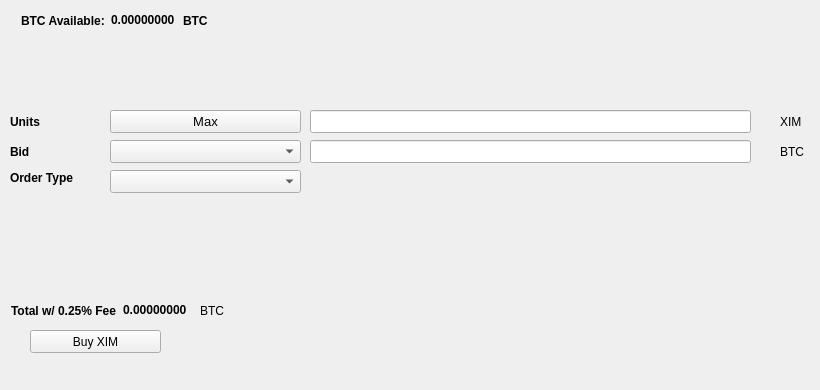
   <widget class="QWidget" name="BuyTab">
    <attribute name="title">
     <string>Buy</string>
    </attribute>
    <widget class="QPushButton" name="BuyXIM">
     <property name="geometry">
      <rect>
       <x>30</x>
       <y>330</y>
       <width>131</width>
       <height>23</height>
      </rect>
     </property>
     <property name="text">
      <string>Buy XIM</string>
     </property>
     <property name="icon">
      <iconset resource="../ximblock.qrc">
       <normaloff>:/icons/bitcoin</normaloff>:/icons/bitcoin</iconset>
     </property>
    </widget>
    <widget class="QLabel" name="label_3">
     <property name="geometry">
      <rect>
       <x>10</x>
       <y>110</y>
       <width>46</width>
       <height>23</height>
      </rect>
     </property>
     <property name="font">
      <font>
       <weight>75</weight>
       <bold>true</bold>
      </font>
     </property>
     <property name="text">
      <string>Units</string>
     </property>
    </widget>
    <widget class="QLineEdit" name="UnitsInput">
     <property name="geometry">
      <rect>
       <x>310</x>
       <y>110</y>
       <width>441</width>
       <height>23</height>
      </rect>
     </property>
     <property name="font">
      <font>
       <pointsize>9</pointsize>
       <weight>75</weight>
       <bold>true</bold>
      </font>
     </property>
    </widget>
    <widget class="QLineEdit" name="BuyBidPriceEdit">
     <property name="geometry">
      <rect>
       <x>310</x>
       <y>140</y>
       <width>441</width>
       <height>23</height>
      </rect>
     </property>
     <property name="font">
      <font>
       <pointsize>9</pointsize>
       <weight>75</weight>
       <bold>true</bold>
      </font>
     </property>
    </widget>
    <widget class="QLabel" name="label_4">
     <property name="geometry">
      <rect>
       <x>780</x>
       <y>110</y>
       <width>31</width>
       <height>23</height>
      </rect>
     </property>
     <property name="text">
      <string>XIM</string>
     </property>
    </widget>
    <widget class="QLabel" name="label_5">
     <property name="geometry">
      <rect>
       <x>780</x>
       <y>140</y>
       <width>31</width>
       <height>23</height>
      </rect>
     </property>
     <property name="text">
      <string>BTC</string>
     </property>
    </widget>
    <widget class="QLabel" name="label_6">
     <property name="geometry">
      <rect>
       <x>10</x>
       <y>140</y>
       <width>46</width>
       <height>23</height>
      </rect>
     </property>
     <property name="font">
      <font>
       <weight>75</weight>
       <bold>true</bold>
      </font>
     </property>
     <property name="text">
      <string>Bid</string>
     </property>
    </widget>
    <widget class="QLabel" name="label_7">
     <property name="geometry">
      <rect>
       <x>10</x>
       <y>170</y>
       <width>91</width>
       <height>16</height>
      </rect>
     </property>
     <property name="font">
      <font>
       <weight>75</weight>
       <bold>true</bold>
      </font>
     </property>
     <property name="text">
      <string>Order Type</string>
     </property>
    </widget>
    <widget class="QPushButton" name="Buy_Max_Amount">
     <property name="geometry">
      <rect>
       <x>110</x>
       <y>110</y>
       <width>191</width>
       <height>23</height>
      </rect>
     </property>
     <property name="font">
      <font>
       <pointsize>10</pointsize>
      </font>
     </property>
     <property name="text">
      <string>Max</string>
     </property>
    </widget>
    <widget class="QComboBox" name="BuyBidcomboBox">
     <property name="geometry">
      <rect>
       <x>110</x>
       <y>140</y>
       <width>191</width>
       <height>23</height>
      </rect>
     </property>
     <property name="font">
      <font>
       <pointsize>10</pointsize>
      </font>
     </property>
    </widget>
    <widget class="QComboBox" name="buyOrdertypeCombo">
     <property name="geometry">
      <rect>
       <x>110</x>
       <y>170</y>
       <width>191</width>
       <height>23</height>
      </rect>
     </property>
     <property name="font">
      <font>
       <pointsize>10</pointsize>
      </font>
     </property>
    </widget>
    <widget class="QWidget" name="layoutWidget1">
     <property name="geometry">
      <rect>
       <x>21</x>
       <y>11</y>
       <width>227</width>
       <height>19</height>
      </rect>
     </property>
     <layout class="QHBoxLayout" name="horizontalLayout_3">
      <item>
       <widget class="QLabel" name="label232">
        <property name="font">
         <font>
          <weight>75</weight>
          <bold>true</bold>
         </font>
        </property>
        <property name="text">
         <string>BTC Available:</string>
        </property>
       </widget>
      </item>
      <item>
       <widget class="QLabel" name="BtcAvailableLbl">
        <property name="palette">
         <palette>
          <active>
           <colorrole role="WindowText">
            <brush brushstyle="SolidPattern">
             <color alpha="255">
              <red>0</red>
              <green>0</green>
              <blue>0</blue>
             </color>
            </brush>
           </colorrole>
           <colorrole role="Button">
            <brush brushstyle="SolidPattern">
             <color alpha="255">
              <red>0</red>
              <green>170</green>
              <blue>0</blue>
             </color>
            </brush>
           </colorrole>
           <colorrole role="Light">
            <brush brushstyle="SolidPattern">
             <color alpha="255">
              <red>0</red>
              <green>255</green>
              <blue>0</blue>
             </color>
            </brush>
           </colorrole>
           <colorrole role="Midlight">
            <brush brushstyle="SolidPattern">
             <color alpha="255">
              <red>0</red>
              <green>212</green>
              <blue>0</blue>
             </color>
            </brush>
           </colorrole>
           <colorrole role="Dark">
            <brush brushstyle="SolidPattern">
             <color alpha="255">
              <red>0</red>
              <green>85</green>
              <blue>0</blue>
             </color>
            </brush>
           </colorrole>
           <colorrole role="Mid">
            <brush brushstyle="SolidPattern">
             <color alpha="255">
              <red>0</red>
              <green>113</green>
              <blue>0</blue>
             </color>
            </brush>
           </colorrole>
           <colorrole role="Text">
            <brush brushstyle="SolidPattern">
             <color alpha="255">
              <red>0</red>
              <green>170</green>
              <blue>0</blue>
             </color>
            </brush>
           </colorrole>
           <colorrole role="BrightText">
            <brush brushstyle="SolidPattern">
             <color alpha="255">
              <red>255</red>
              <green>255</green>
              <blue>255</blue>
             </color>
            </brush>
           </colorrole>
           <colorrole role="ButtonText">
            <brush brushstyle="SolidPattern">
             <color alpha="255">
              <red>0</red>
              <green>0</green>
              <blue>0</blue>
             </color>
            </brush>
           </colorrole>
           <colorrole role="Base">
            <brush brushstyle="SolidPattern">
             <color alpha="255">
              <red>255</red>
              <green>255</green>
              <blue>255</blue>
             </color>
            </brush>
           </colorrole>
           <colorrole role="Window">
            <brush brushstyle="SolidPattern">
             <color alpha="255">
              <red>0</red>
              <green>170</green>
              <blue>0</blue>
             </color>
            </brush>
           </colorrole>
           <colorrole role="Shadow">
            <brush brushstyle="SolidPattern">
             <color alpha="255">
              <red>0</red>
              <green>0</green>
              <blue>0</blue>
             </color>
            </brush>
           </colorrole>
           <colorrole role="AlternateBase">
            <brush brushstyle="SolidPattern">
             <color alpha="255">
              <red>127</red>
              <green>212</green>
              <blue>127</blue>
             </color>
            </brush>
           </colorrole>
           <colorrole role="ToolTipBase">
            <brush brushstyle="SolidPattern">
             <color alpha="255">
              <red>255</red>
              <green>255</green>
              <blue>220</blue>
             </color>
            </brush>
           </colorrole>
           <colorrole role="ToolTipText">
            <brush brushstyle="SolidPattern">
             <color alpha="255">
              <red>0</red>
              <green>0</green>
              <blue>0</blue>
             </color>
            </brush>
           </colorrole>
          </active>
          <inactive>
           <colorrole role="WindowText">
            <brush brushstyle="SolidPattern">
             <color alpha="255">
              <red>0</red>
              <green>0</green>
              <blue>0</blue>
             </color>
            </brush>
           </colorrole>
           <colorrole role="Button">
            <brush brushstyle="SolidPattern">
             <color alpha="255">
              <red>0</red>
              <green>170</green>
              <blue>0</blue>
             </color>
            </brush>
           </colorrole>
           <colorrole role="Light">
            <brush brushstyle="SolidPattern">
             <color alpha="255">
              <red>0</red>
              <green>255</green>
              <blue>0</blue>
             </color>
            </brush>
           </colorrole>
           <colorrole role="Midlight">
            <brush brushstyle="SolidPattern">
             <color alpha="255">
              <red>0</red>
              <green>212</green>
              <blue>0</blue>
             </color>
            </brush>
           </colorrole>
           <colorrole role="Dark">
            <brush brushstyle="SolidPattern">
             <color alpha="255">
              <red>0</red>
              <green>85</green>
              <blue>0</blue>
             </color>
            </brush>
           </colorrole>
           <colorrole role="Mid">
            <brush brushstyle="SolidPattern">
             <color alpha="255">
              <red>0</red>
              <green>113</green>
              <blue>0</blue>
             </color>
            </brush>
           </colorrole>
           <colorrole role="Text">
            <brush brushstyle="SolidPattern">
             <color alpha="255">
              <red>0</red>
              <green>170</green>
              <blue>0</blue>
             </color>
            </brush>
           </colorrole>
           <colorrole role="BrightText">
            <brush brushstyle="SolidPattern">
             <color alpha="255">
              <red>255</red>
              <green>255</green>
              <blue>255</blue>
             </color>
            </brush>
           </colorrole>
           <colorrole role="ButtonText">
            <brush brushstyle="SolidPattern">
             <color alpha="255">
              <red>0</red>
              <green>0</green>
              <blue>0</blue>
             </color>
            </brush>
           </colorrole>
           <colorrole role="Base">
            <brush brushstyle="SolidPattern">
             <color alpha="255">
              <red>255</red>
              <green>255</green>
              <blue>255</blue>
             </color>
            </brush>
           </colorrole>
           <colorrole role="Window">
            <brush brushstyle="SolidPattern">
             <color alpha="255">
              <red>0</red>
              <green>170</green>
              <blue>0</blue>
             </color>
            </brush>
           </colorrole>
           <colorrole role="Shadow">
            <brush brushstyle="SolidPattern">
             <color alpha="255">
              <red>0</red>
              <green>0</green>
              <blue>0</blue>
             </color>
            </brush>
           </colorrole>
           <colorrole role="AlternateBase">
            <brush brushstyle="SolidPattern">
             <color alpha="255">
              <red>127</red>
              <green>212</green>
              <blue>127</blue>
             </color>
            </brush>
           </colorrole>
           <colorrole role="ToolTipBase">
            <brush brushstyle="SolidPattern">
             <color alpha="255">
              <red>255</red>
              <green>255</green>
              <blue>220</blue>
             </color>
            </brush>
           </colorrole>
           <colorrole role="ToolTipText">
            <brush brushstyle="SolidPattern">
             <color alpha="255">
              <red>0</red>
              <green>0</green>
              <blue>0</blue>
             </color>
            </brush>
           </colorrole>
          </inactive>
          <disabled>
           <colorrole role="WindowText">
            <brush brushstyle="SolidPattern">
             <color alpha="255">
              <red>0</red>
              <green>85</green>
              <blue>0</blue>
             </color>
            </brush>
           </colorrole>
           <colorrole role="Button">
            <brush brushstyle="SolidPattern">
             <color alpha="255">
              <red>0</red>
              <green>170</green>
              <blue>0</blue>
             </color>
            </brush>
           </colorrole>
           <colorrole role="Light">
            <brush brushstyle="SolidPattern">
             <color alpha="255">
              <red>0</red>
              <green>255</green>
              <blue>0</blue>
             </color>
            </brush>
           </colorrole>
           <colorrole role="Midlight">
            <brush brushstyle="SolidPattern">
             <color alpha="255">
              <red>0</red>
              <green>212</green>
              <blue>0</blue>
             </color>
            </brush>
           </colorrole>
           <colorrole role="Dark">
            <brush brushstyle="SolidPattern">
             <color alpha="255">
              <red>0</red>
              <green>85</green>
              <blue>0</blue>
             </color>
            </brush>
           </colorrole>
           <colorrole role="Mid">
            <brush brushstyle="SolidPattern">
             <color alpha="255">
              <red>0</red>
              <green>113</green>
              <blue>0</blue>
             </color>
            </brush>
           </colorrole>
           <colorrole role="Text">
            <brush brushstyle="SolidPattern">
             <color alpha="255">
              <red>0</red>
              <green>85</green>
              <blue>0</blue>
             </color>
            </brush>
           </colorrole>
           <colorrole role="BrightText">
            <brush brushstyle="SolidPattern">
             <color alpha="255">
              <red>255</red>
              <green>255</green>
              <blue>255</blue>
             </color>
            </brush>
           </colorrole>
           <colorrole role="ButtonText">
            <brush brushstyle="SolidPattern">
             <color alpha="255">
              <red>0</red>
              <green>85</green>
              <blue>0</blue>
             </color>
            </brush>
           </colorrole>
           <colorrole role="Base">
            <brush brushstyle="SolidPattern">
             <color alpha="255">
              <red>0</red>
              <green>170</green>
              <blue>0</blue>
             </color>
            </brush>
           </colorrole>
           <colorrole role="Window">
            <brush brushstyle="SolidPattern">
             <color alpha="255">
              <red>0</red>
              <green>170</green>
              <blue>0</blue>
             </color>
            </brush>
           </colorrole>
           <colorrole role="Shadow">
            <brush brushstyle="SolidPattern">
             <color alpha="255">
              <red>0</red>
              <green>0</green>
              <blue>0</blue>
             </color>
            </brush>
           </colorrole>
           <colorrole role="AlternateBase">
            <brush brushstyle="SolidPattern">
             <color alpha="255">
              <red>0</red>
              <green>170</green>
              <blue>0</blue>
             </color>
            </brush>
           </colorrole>
           <colorrole role="ToolTipBase">
            <brush brushstyle="SolidPattern">
             <color alpha="255">
              <red>255</red>
              <green>255</green>
              <blue>220</blue>
             </color>
            </brush>
           </colorrole>
           <colorrole role="ToolTipText">
            <brush brushstyle="SolidPattern">
             <color alpha="255">
              <red>0</red>
              <green>0</green>
              <blue>0</blue>
             </color>
            </brush>
           </colorrole>
          </disabled>
         </palette>
        </property>
        <property name="font">
         <font>
          <weight>75</weight>
          <bold>true</bold>
         </font>
        </property>
        <property name="text">
         <string>0.00000000</string>
        </property>
        <property name="textInteractionFlags">
         <set>Qt::LinksAccessibleByMouse|Qt::TextSelectableByKeyboard|Qt::TextSelectableByMouse</set>
        </property>
       </widget>
      </item>
      <item>
       <widget class="QLabel" name="BtcAvailableLbl_2">
        <property name="font">
         <font>
          <weight>75</weight>
          <bold>true</bold>
         </font>
        </property>
        <property name="text">
         <string>BTC</string>
        </property>
       </widget>
      </item>
     </layout>
    </widget>
    <widget class="QWidget" name="layoutWidge2">
     <property name="geometry">
      <rect>
       <x>11</x>
       <y>301</y>
       <width>259</width>
       <height>19</height>
      </rect>
     </property>
     <layout class="QHBoxLayout" name="horizontalLayout_4">
      <item>
       <widget class="QLabel" name="label_9">
        <property name="font">
         <font>
          <weight>75</weight>
          <bold>true</bold>
         </font>
        </property>
        <property name="text">
         <string>Total w/ 0.25% Fee</string>
        </property>
       </widget>
      </item>
      <item>
       <widget class="QLabel" name="BuyCostLabel">
        <property name="palette">
         <palette>
          <active>
           <colorrole role="WindowText">
            <brush brushstyle="SolidPattern">
             <color alpha="255">
              <red>0</red>
              <green>0</green>
              <blue>0</blue>
             </color>
            </brush>
           </colorrole>
           <colorrole role="Button">
            <brush brushstyle="SolidPattern">
             <color alpha="255">
              <red>0</red>
              <green>170</green>
              <blue>0</blue>
             </color>
            </brush>
           </colorrole>
           <colorrole role="Light">
            <brush brushstyle="SolidPattern">
             <color alpha="255">
              <red>0</red>
              <green>255</green>
              <blue>0</blue>
             </color>
            </brush>
           </colorrole>
           <colorrole role="Midlight">
            <brush brushstyle="SolidPattern">
             <color alpha="255">
              <red>0</red>
              <green>212</green>
              <blue>0</blue>
             </color>
            </brush>
           </colorrole>
           <colorrole role="Dark">
            <brush brushstyle="SolidPattern">
             <color alpha="255">
              <red>0</red>
              <green>85</green>
              <blue>0</blue>
             </color>
            </brush>
           </colorrole>
           <colorrole role="Mid">
            <brush brushstyle="SolidPattern">
             <color alpha="255">
              <red>0</red>
              <green>113</green>
              <blue>0</blue>
             </color>
            </brush>
           </colorrole>
           <colorrole role="Text">
            <brush brushstyle="SolidPattern">
             <color alpha="255">
              <red>0</red>
              <green>170</green>
              <blue>0</blue>
             </color>
            </brush>
           </colorrole>
           <colorrole role="BrightText">
            <brush brushstyle="SolidPattern">
             <color alpha="255">
              <red>255</red>
              <green>255</green>
              <blue>255</blue>
             </color>
            </brush>
           </colorrole>
           <colorrole role="ButtonText">
            <brush brushstyle="SolidPattern">
             <color alpha="255">
              <red>0</red>
              <green>0</green>
              <blue>0</blue>
             </color>
            </brush>
           </colorrole>
           <colorrole role="Base">
            <brush brushstyle="SolidPattern">
             <color alpha="255">
              <red>255</red>
              <green>255</green>
              <blue>255</blue>
             </color>
            </brush>
           </colorrole>
           <colorrole role="Window">
            <brush brushstyle="SolidPattern">
             <color alpha="255">
              <red>0</red>
              <green>170</green>
              <blue>0</blue>
             </color>
            </brush>
           </colorrole>
           <colorrole role="Shadow">
            <brush brushstyle="SolidPattern">
             <color alpha="255">
              <red>0</red>
              <green>0</green>
              <blue>0</blue>
             </color>
            </brush>
           </colorrole>
           <colorrole role="AlternateBase">
            <brush brushstyle="SolidPattern">
             <color alpha="255">
              <red>127</red>
              <green>212</green>
              <blue>127</blue>
             </color>
            </brush>
           </colorrole>
           <colorrole role="ToolTipBase">
            <brush brushstyle="SolidPattern">
             <color alpha="255">
              <red>255</red>
              <green>255</green>
              <blue>220</blue>
             </color>
            </brush>
           </colorrole>
           <colorrole role="ToolTipText">
            <brush brushstyle="SolidPattern">
             <color alpha="255">
              <red>0</red>
              <green>0</green>
              <blue>0</blue>
             </color>
            </brush>
           </colorrole>
          </active>
          <inactive>
           <colorrole role="WindowText">
            <brush brushstyle="SolidPattern">
             <color alpha="255">
              <red>0</red>
              <green>0</green>
              <blue>0</blue>
             </color>
            </brush>
           </colorrole>
           <colorrole role="Button">
            <brush brushstyle="SolidPattern">
             <color alpha="255">
              <red>0</red>
              <green>170</green>
              <blue>0</blue>
             </color>
            </brush>
           </colorrole>
           <colorrole role="Light">
            <brush brushstyle="SolidPattern">
             <color alpha="255">
              <red>0</red>
              <green>255</green>
              <blue>0</blue>
             </color>
            </brush>
           </colorrole>
           <colorrole role="Midlight">
            <brush brushstyle="SolidPattern">
             <color alpha="255">
              <red>0</red>
              <green>212</green>
              <blue>0</blue>
             </color>
            </brush>
           </colorrole>
           <colorrole role="Dark">
            <brush brushstyle="SolidPattern">
             <color alpha="255">
              <red>0</red>
              <green>85</green>
              <blue>0</blue>
             </color>
            </brush>
           </colorrole>
           <colorrole role="Mid">
            <brush brushstyle="SolidPattern">
             <color alpha="255">
              <red>0</red>
              <green>113</green>
              <blue>0</blue>
             </color>
            </brush>
           </colorrole>
           <colorrole role="Text">
            <brush brushstyle="SolidPattern">
             <color alpha="255">
              <red>0</red>
              <green>170</green>
              <blue>0</blue>
             </color>
            </brush>
           </colorrole>
           <colorrole role="BrightText">
            <brush brushstyle="SolidPattern">
             <color alpha="255">
              <red>255</red>
              <green>255</green>
              <blue>255</blue>
             </color>
            </brush>
           </colorrole>
           <colorrole role="ButtonText">
            <brush brushstyle="SolidPattern">
             <color alpha="255">
              <red>0</red>
              <green>0</green>
              <blue>0</blue>
             </color>
            </brush>
           </colorrole>
           <colorrole role="Base">
            <brush brushstyle="SolidPattern">
             <color alpha="255">
              <red>255</red>
              <green>255</green>
              <blue>255</blue>
             </color>
            </brush>
           </colorrole>
           <colorrole role="Window">
            <brush brushstyle="SolidPattern">
             <color alpha="255">
              <red>0</red>
              <green>170</green>
              <blue>0</blue>
             </color>
            </brush>
           </colorrole>
           <colorrole role="Shadow">
            <brush brushstyle="SolidPattern">
             <color alpha="255">
              <red>0</red>
              <green>0</green>
              <blue>0</blue>
             </color>
            </brush>
           </colorrole>
           <colorrole role="AlternateBase">
            <brush brushstyle="SolidPattern">
             <color alpha="255">
              <red>127</red>
              <green>212</green>
              <blue>127</blue>
             </color>
            </brush>
           </colorrole>
           <colorrole role="ToolTipBase">
            <brush brushstyle="SolidPattern">
             <color alpha="255">
              <red>255</red>
              <green>255</green>
              <blue>220</blue>
             </color>
            </brush>
           </colorrole>
           <colorrole role="ToolTipText">
            <brush brushstyle="SolidPattern">
             <color alpha="255">
              <red>0</red>
              <green>0</green>
              <blue>0</blue>
             </color>
            </brush>
           </colorrole>
          </inactive>
          <disabled>
           <colorrole role="WindowText">
            <brush brushstyle="SolidPattern">
             <color alpha="255">
              <red>0</red>
              <green>85</green>
              <blue>0</blue>
             </color>
            </brush>
           </colorrole>
           <colorrole role="Button">
            <brush brushstyle="SolidPattern">
             <color alpha="255">
              <red>0</red>
              <green>170</green>
              <blue>0</blue>
             </color>
            </brush>
           </colorrole>
           <colorrole role="Light">
            <brush brushstyle="SolidPattern">
             <color alpha="255">
              <red>0</red>
              <green>255</green>
              <blue>0</blue>
             </color>
            </brush>
           </colorrole>
           <colorrole role="Midlight">
            <brush brushstyle="SolidPattern">
             <color alpha="255">
              <red>0</red>
              <green>212</green>
              <blue>0</blue>
             </color>
            </brush>
           </colorrole>
           <colorrole role="Dark">
            <brush brushstyle="SolidPattern">
             <color alpha="255">
              <red>0</red>
              <green>85</green>
              <blue>0</blue>
             </color>
            </brush>
           </colorrole>
           <colorrole role="Mid">
            <brush brushstyle="SolidPattern">
             <color alpha="255">
              <red>0</red>
              <green>113</green>
              <blue>0</blue>
             </color>
            </brush>
           </colorrole>
           <colorrole role="Text">
            <brush brushstyle="SolidPattern">
             <color alpha="255">
              <red>0</red>
              <green>85</green>
              <blue>0</blue>
             </color>
            </brush>
           </colorrole>
           <colorrole role="BrightText">
            <brush brushstyle="SolidPattern">
             <color alpha="255">
              <red>255</red>
              <green>255</green>
              <blue>255</blue>
             </color>
            </brush>
           </colorrole>
           <colorrole role="ButtonText">
            <brush brushstyle="SolidPattern">
             <color alpha="255">
              <red>0</red>
              <green>85</green>
              <blue>0</blue>
             </color>
            </brush>
           </colorrole>
           <colorrole role="Base">
            <brush brushstyle="SolidPattern">
             <color alpha="255">
              <red>0</red>
              <green>170</green>
              <blue>0</blue>
             </color>
            </brush>
           </colorrole>
           <colorrole role="Window">
            <brush brushstyle="SolidPattern">
             <color alpha="255">
              <red>0</red>
              <green>170</green>
              <blue>0</blue>
             </color>
            </brush>
           </colorrole>
           <colorrole role="Shadow">
            <brush brushstyle="SolidPattern">
             <color alpha="255">
              <red>0</red>
              <green>0</green>
              <blue>0</blue>
             </color>
            </brush>
           </colorrole>
           <colorrole role="AlternateBase">
            <brush brushstyle="SolidPattern">
             <color alpha="255">
              <red>0</red>
              <green>170</green>
              <blue>0</blue>
             </color>
            </brush>
           </colorrole>
           <colorrole role="ToolTipBase">
            <brush brushstyle="SolidPattern">
             <color alpha="255">
              <red>255</red>
              <green>255</green>
              <blue>220</blue>
             </color>
            </brush>
           </colorrole>
           <colorrole role="ToolTipText">
            <brush brushstyle="SolidPattern">
             <color alpha="255">
              <red>0</red>
              <green>0</green>
              <blue>0</blue>
             </color>
            </brush>
           </colorrole>
          </disabled>
         </palette>
        </property>
        <property name="font">
         <font>
          <weight>75</weight>
          <bold>true</bold>
         </font>
        </property>
        <property name="autoFillBackground">
         <bool>false</bool>
        </property>
        <property name="text">
         <string>0.00000000</string>
        </property>
        <property name="textInteractionFlags">
         <set>Qt::LinksAccessibleByMouse|Qt::TextSelectableByMouse</set>
        </property>
       </widget>
      </item>
      <item>
       <widget class="QLabel" name="label_10">
        <property name="font">
         <font>
          <weight>50</weight>
          <bold>false</bold>
         </font>
        </property>
        <property name="text">
         <string>BTC</string>
        </property>
       </widget>
      </item>
     </layout>
    </widget>
    <widget class="QLabel" name="label_24">
     <property name="geometry">
      <rect>
       <x>460</x>
       <y>300</y>
       <width>281</width>
       <height>81</height>
      </rect>
     </property>
     <property name="text">
      <string/>
     </property>
     <property name="pixmap">
      <pixmap>:/images/bittrex</pixmap>
     </property>
    </widget>
   </widget>
